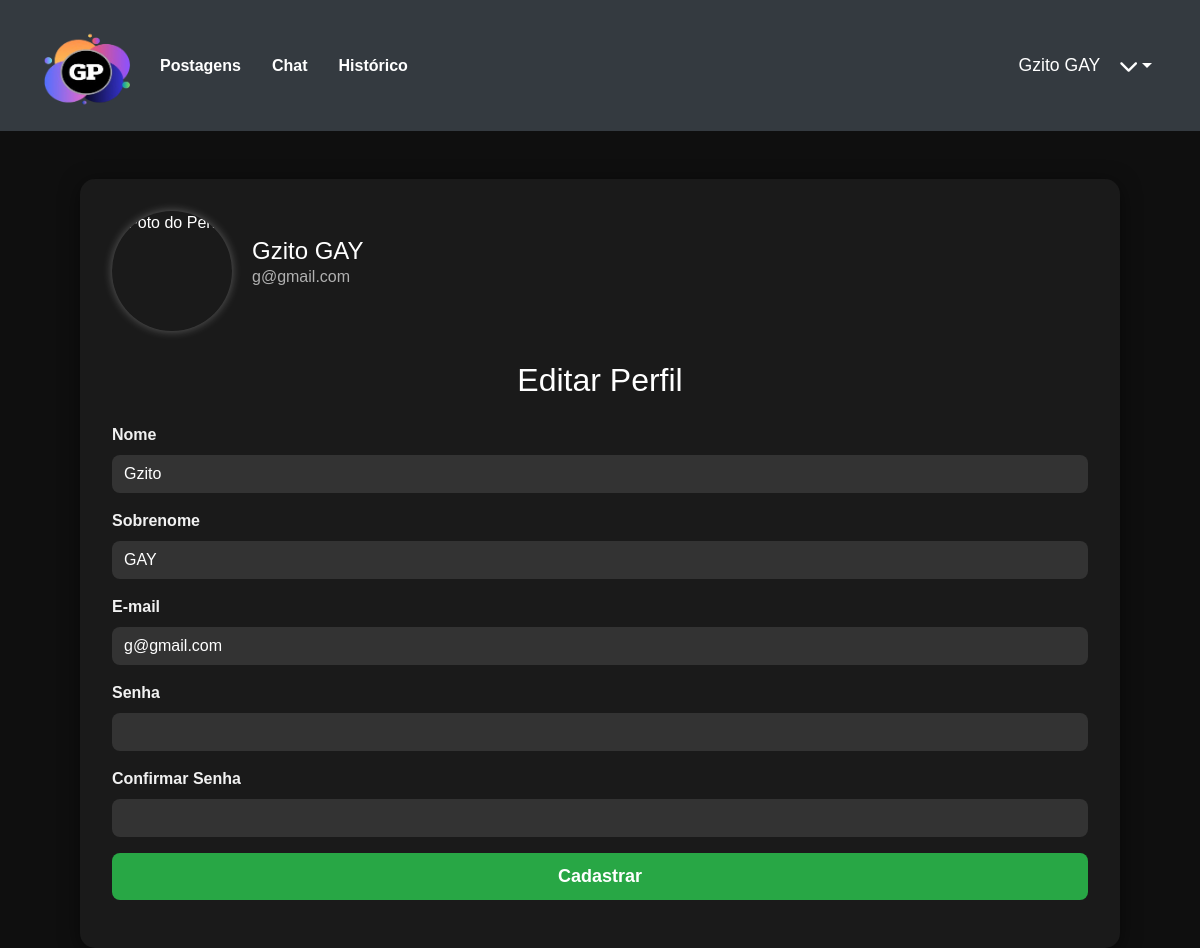
The page /profile (signed in) on the database its author committed.
### network/models.py (models this page shows)
class User(db.Model, UserMixin):
    id = db.Column(db.Integer, primary_key=True)
    nome = db.Column(db.String, nullable=True)
    sobrenome = db.Column(db.String, nullable=True)
    email = db.Column(db.String, nullable=True)
    senha = db.Column(db.String, nullable=True)
    last_login = db.Column(db.DateTime, nullable=True)
    imagem = db.Column(db.String, nullable=True, default='default.png')
    posts = db.relationship('Post', backref='user', lazy=True)
    post_comentarios = db.relationship('PostComentarios', backref='user', lazy=True)

### network/routes.py (the view, shortened to what this page needs)
@app.route('/profile', methods=['GET', 'POST'])
@login_required
def profile():
    form = UserForm()
    if request.method == 'GET':
        form.nome.data = current_user.nome
        form.sobrenome.data = current_user.sobrenome
        form.email.data = current_user.email
    dados = Post.query.order_by('cidade').all()
    context = {'dados': dados}
    return render_template('profile.html', form=form, context=context)

### network/forms.py (shortened to what this page needs)
class UserForm(FlaskForm):
    nome = StringField('Nome', validators=[DataRequired()])
    sobrenome = StringField('Sobrenome', validators=[DataRequired()])
    email = StringField('E-mail', validators=[DataRequired(), Email()])
    senha = PasswordField('Senha', validators=[DataRequired(), Length(min=6)])
    confirmacao_senha = PasswordField('Confirmar senha', validators=[DataRequired(), EqualTo('senha')])
    btnSubmit = SubmitField('Cadastrar')

### network/models.py (called while the page is built)
@login_manager.user_loader
def load_user(user_id):
    return User.query.get(user_id)

### network/templates/profile.html (shortened to what this page needs)
<!DOCTYPE html>
<html lang="en">
<head>
    <link href="https://cdn.jsdelivr.net/npm/bootstrap@5.3.3/dist/css/bootstrap.min.css" rel="stylesheet">
    <link rel="stylesheet" href="https://stackpath.bootstrapcdn.com/bootstrap/4.5.2/css/bootstrap.min.css">
    <link rel="stylesheet" href="{{ url_for('static', filename='styles/styleProfile.css') }}">
    <link rel="stylesheet" href="{{ url_for('static', filename='styles/styleHeader.css') }}">
    <link rel="stylesheet" href="https://cdnjs.cloudflare.com/ajax/libs/font-awesome/6.0.0-beta3/css/all.min.css">
</head>
<body>
    <header>
        <nav class="navbar navbar-expand-lg">
            <a class="navbar-brand" href="{{ url_for('homepage') }}">
                <img src="{{ url_for('static', filename='assets/logo.png') }}" alt="Logo" width="100">
            </a>
            <div class="collapse navbar-collapse">
                <ul class="navbar-nav mr-auto">
                    <li class="nav-item">
                        <a class="nav-link" href="{{ url_for('postagens') }}">Postagens</a>
                    </li>
                    {% if context['dados'] %}
                    <li class="nav-item">
                        <a href="{{ url_for('chat', post_id=context['dados'][0].id) }}" class="nav-link">
                            Chat
                        </a>
                    </li>
                    {% endif %}
                    <li class="nav-item">
                        <a class="nav-link" href="{{ url_for('historico') }}">Histórico</a>
                    </li>
                </ul>
            </div>
            <div class="d-flex align-items-center">
                <span class="text-white mr-2">{{ current_user.nome }} {{ current_user.sobrenome }}</span>
                <div class="dropdown">
                    <button class="btn btn-dark dropdown-toggle" type="button" id="userDropdown" data-bs-toggle="dropdown"
                        aria-expanded="false">
                        <i class="fas fa-chevron-down"></i>
                    </button>
                </div>
            </div>
        </nav>
    </header>
    <div class="container">
        <div class="profile-header">
            <img src="{{ current_user.imagem_perfil if current_user.imagem_perfil else url_for('static', filename='default.png') }}"
                alt="Foto do Perfil">
            <div>
                <h1>{{ current_user.nome }} {{ current_user.sobrenome }}</h1>
                <p>{{ current_user.email }}</p>
            </div>
        </div>
        <h2 class="text-center mb-4">Editar Perfil</h2>
        <form method="POST" action="{{ url_for('profile') }}" enctype="multipart/form-data">
            <div class="form-group mb-3">
                <label for="nome">Nome</label>
                {{ form.nome(class="form-control") }}
            </div>
            <div class="form-group mb-3">
                <label for="sobrenome">Sobrenome</label>
                {{ form.sobrenome(class="form-control") }}
            </div>
            <div class="form-group mb-3">
                <label for="email">E-mail</label>
                {{ form.email(class="form-control") }}
            </div>
            <div class="form-group mb-3">
                <label for="senha">Senha</label>
                {{ form.senha(class="form-control") }}
            </div>
            <div class="form-group mb-3">
                <label for="confirmacao_senha">Confirmar Senha</label>
                {{ form.confirmacao_senha(class="form-control") }}
            </div>
            <div class="form-group">
                {{ form.btnSubmit(class="btn btn-primary btn-block col-12 mt-3") }}
            </div>
        </form>
    </div>
</body>
</html>

### network/static/styles/styleProfile.css (style rules this page uses)
body { background-color: #0F0F0F; color: white; font-family: Arial, sans-serif; }
.container { max-width: 65rem; margin-top: 3rem; background-color: #1A1A1A; padding: 2rem; border-radius: 15px; box-shadow: 0 4px 20px rgba(0, 0, 0, 0.5); }
.profile-header { display: flex; align-items: center; margin-bottom: 30px; }
.profile-header img { border-radius: 50%; width: 120px; height: 120px; margin-right: 20px; object-fit: cover; box-shadow: 0 0 10px rgba(255, 255, 255, 0.3); }
.profile-header h1 { margin: 0; font-size: 24px; color: #ffffff; }
.profile-header p { font-size: 16px; color: #b0b0b0; }
.form-group label { font-weight: bold; color: #f1f1f1; }
.form-control { background-color: #333; color: #ffffff; border: none; border-radius: 8px; padding: .75rem; transition: background-color 0.3s ease; }
.btn-primary { background-color: #28a745; border: none; border-radius: 8px; padding: 10px 20px; font-size: 18px; font-weight: bold; transition: background-color 0.3s ease, transform 0.2s ease; }

### network/static/styles/styleHeader.css (style rules this page uses)
header { background-color: #343a40; padding: 10px 20px; }
.navbar { display: flex; justify-content: space-between; align-items: center; }
.navbar-brand img { height: 85px; }
.navbar-nav .nav-link { color: white; font-weight: bold; margin-right: 15px; transition: color 0.3s; }
.navbar-collapse { text-align: center; }
.d-flex { margin-left: auto; align-items: center; }
.text-white { font-size: 1.1rem; margin-right: 10px; }
.dropdown-toggle { background-color: transparent; border: none; color: white; font-size: 1.2rem; display: flex; align-items: center; }

### rows shown on the page
User: nome "Gzito", sobrenome "GAY", email "g@gmail.com"
